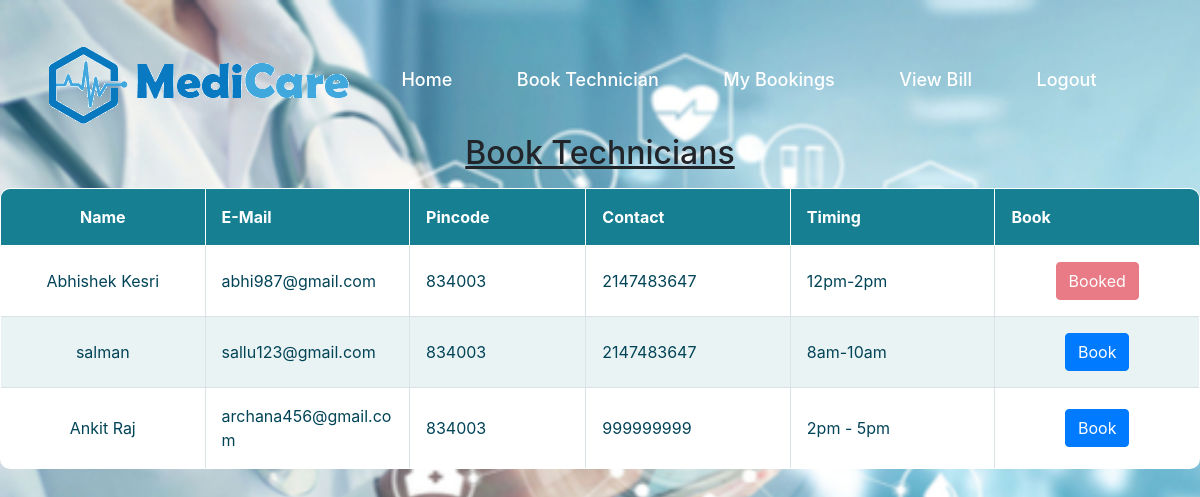
Screenshot of /booktechnicians.php (signed in) with the database file from the repository.
### tables this page shows
CREATE TABLE `technician` (
  `id` int(25) NOT NULL,
  `fullname` varchar(25) NOT NULL,
  `username` varchar(25) NOT NULL,
  `password` varchar(256) NOT NULL,
  `email` varchar(25) NOT NULL,
  `location` varchar(25) NOT NULL,
  `pincode` int(11) NOT NULL,
  `cnumber` int(12) NOT NULL,
  `timings` varchar(25) NOT NULL,
  `flag` int(10) DEFAULT '0'
);

### booktechnicians.php (the view, shortened to what this page needs)
<?php
include_once 'includes/dbh.inc.php';
include_once 'customerheader.php';
?>
<center>
    <h2><u>Book Technicians</u></h2>
</center>
        <?php
        $sql="SELECT * FROM technician WHERE pincode= '".$_SESSION['pin']."'";
        $result=mysqli_query($conn,$sql);
        $resultcheck=mysqli_num_rows($result);
        if($resultcheck<1)
        {?>
            <center><h2 class ="text-center" style ="color:red">No Technicians Available at your pin code</h2></center>
        <?php }
        else{
          ?>
           <table class ="responstable">
        <tr style="color:black">
            <th>Name</th>
             <th>E-Mail</th>
              <th>Pincode</th>
               <th>Contact</th>
               <th>Timing</th>
                <th>Book</th>
        </tr><?php
            while($row=mysqli_fetch_assoc($result)){
                $query="SELECT * FROM bookings WHERE cname='".$_SESSION['user']."'&& tname='".$row['username']."'";
                $res=mysqli_query($conn,$query);
                $rescheck=mysqli_num_rows($res);
                if($rescheck<=0)
                {?>
                <tr>
                <td><?php echo $row['fullname']?></td>
                <td><?php echo $row['email']?></td>
                <td><?php echo $row['pincode']?></td>
                <td><?php echo $row['cnumber']?></td>
                <td><?php echo $row['timings']?></td>
                <td><form action ="book.php" method="post">
                <?php if($row['flag']==0){?>
                <center>
                <button type ="submit" name ="submit" value ="<?php echo $row['username']?>" class ="btn btn-primary">
                Book</button>
                </center>
                <?php } else{?>
                  <center>
                <button type ="submit" name ="submit" value ="<?php echo $row['username']?>" class ="btn btn-primary" disabled>
                Unavailable</button>
                <?php }?>
                </form></td>
                </tr>
               <?php }
               else{?>
                <tr>
                <td><?php echo $row['fullname']?></td>
                <td><?php echo $row['email']?></td>
                <td><?php echo $row['pincode']?></td>
                <td><?php echo $row['cnumber']?></td>
                <td><?php echo $row['timings']?></td>
                <td class ="text-center">
                <button class ="btn btn-danger" disabled>Booked</td>
                </tr>
              <?php }
           }
        }
        ?>
    </table>
</body>
</html>

### customerheader.php (style rules this page uses)
body { background-image:url(images/banner5.jpg); background-size:cover; background-repeat:no-repeat; height:100vh }

### booktechnicians.php (style rules this page uses)
.responstable { margin: 1em 0; width: 100%; overflow: hidden; background: #fff; color: #024457; border-radius: 10px; border: 1px solid #167f92; }
.responstable tr { border: 1px solid #d9e4e6; }
.responstable tr:nth-child(odd) { background-color: #eaf3f3; }
.responstable th { display: none; border: 1px solid #fff; background-color: #167f92; color: #fff; padding: 1em; }
.responstable th:first-child { display: table-cell; text-align: center; }
.responstable th:nth-child(2) { display: table-cell; }
.responstable th:nth-child(2):after { content: attr(data-th); }
@media (min-width: 480px) { .responstable th:nth-child(2):after { display: none; } }
.responstable td { display: block; word-wrap: break-word; max-width: 7em; }
.responstable td:first-child { display: table-cell; text-align: center; border-right: 1px solid #d9e4e6; }
@media (min-width: 480px) { .responstable td { border: 1px solid #d9e4e6; } }
.responstable th, .responstable td { text-align: left; margin: 0.5em 1em; }
@media (min-width: 480px) { .responstable th, .responstable td { display: table-cell; padding: 1em; } }

### rows the page displays
technician: fullname "Abhishek Kesri", email "abhi987@gmail.com", pincode "834003", cnumber "2147483647", timings "12pm-2pm"
technician: fullname "salman", email "sallu123@gmail.com", pincode "834003", cnumber "2147483647", timings "8am-10am"
technician: fullname "Ankit Raj", email "archana456@gmail.com", pincode "834003", cnumber "999999999", timings "2pm - 5pm"
